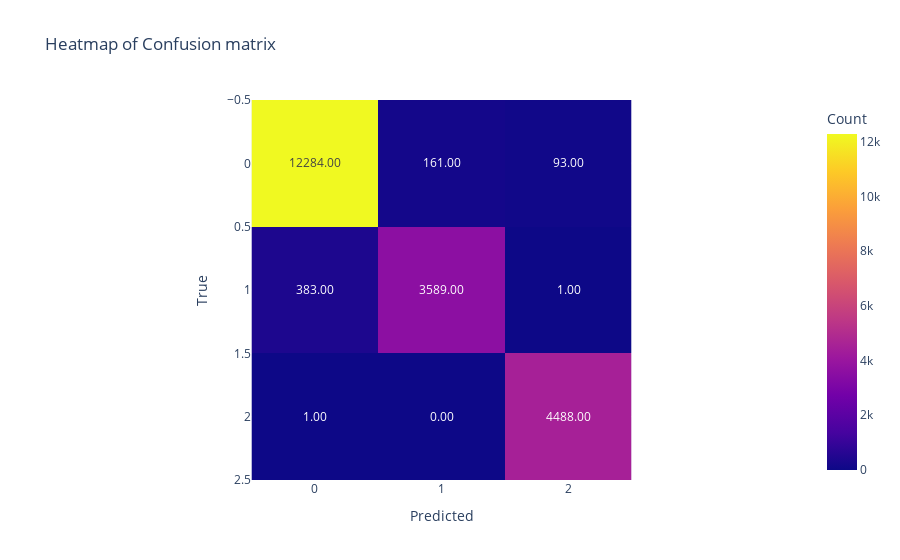

Notebook code cell kept with this figure:
### Markdown cell above
### 3.6. Drzewa decyzyjne (Gini)

### Code cell
gini = DecisionTreeClassifier(criterion='gini', max_depth=5, random_state=42)
dt_gini_score = score(gini, "Gini")

### Figure 1 — Plotly figure (JSON) as saved in the notebook; plotly's stock layout.template omitted (floating-point values rounded to 4 significant figures)
{"data": [{"coloraxis": "coloraxis", "hovertemplate": "Predicted: %{x}<br>True: %{y}<br>Count: %{z}<extra></extra>", "name": "0", "texttemplate": "%{z:.2f}", "type": "heatmap", "xaxis": "x", "yaxis": "y", "z": [[12284, 161, 93], [383, 3589, 1], [1, 0, 4488]]}], "layout": {"coloraxis": {"colorbar": {"title": {"text": "Count"}}, "colorscale": [[0, "#0d0887"], [0.1111, "#46039f"], [0.2222, "#7201a8"], [0.3333, "#9c179e"], [0.4444, "#bd3786"], [0.5556, "#d8576b"], [0.6667, "#ed7953"], [0.7778, "#fb9f3a"], [0.8889, "#fdca26"], [1, "#f0f921"]]}, "title": {"text": "Heatmap of Confusion matrix"}, "xaxis": {"anchor": "y", "constrain": "domain", "domain": [0, 1], "scaleanchor": "y", "title": {"text": "Predicted"}}, "yaxis": {"anchor": "x", "autorange": "reversed", "constrain": "domain", "domain": [0, 1], "title": {"text": "True"}}}}
